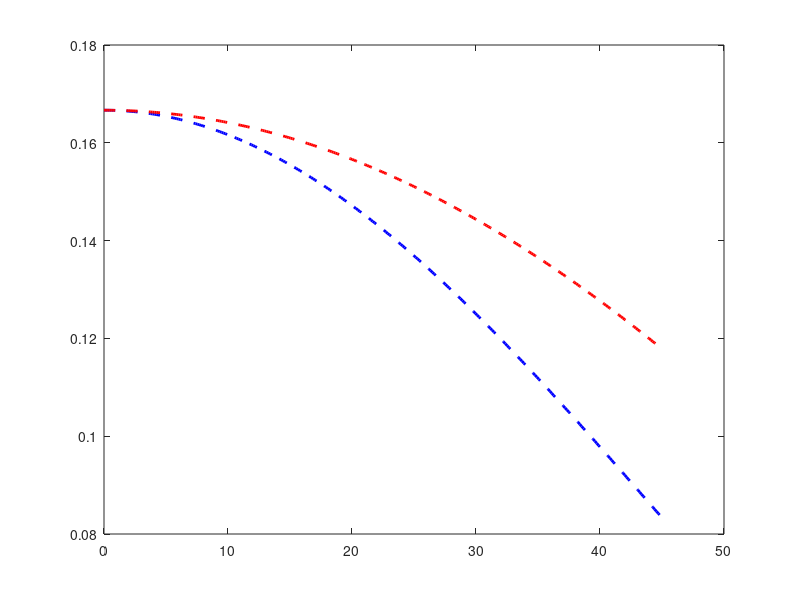

This figure's MATLAB source: (Note: this script raises an error after producing the figure.)
% Inclined Cantilever Beam Deflection Visualization

% Parameters
P = 100;         % Applied load (N)
L = 1.0;         % Beam length (m)
E = 200e9;       % Young's modulus (Pa)
I = 1e-6;        % Second moment of area (m^4)

% Angle range (degrees)
theta_deg = linspace(0, 45, 300);     % from 0° to 90°
theta_rad = deg2rad(theta_deg);       % convert to radians

% Deflections
v_horizontal = P*L^3 / (3*E*I);                         % baseline (horizontal beam)
delta_local = (P .* cos(theta_rad)) .* L^3 ./ (3*E*I);  % local deflection
v_global = delta_local .* cos(theta_rad);               % projected onto global vertical

% Plot
figure;
plot(theta_deg, v_global*1e3, 'b--', 'LineWidth', 2); hold on;
plot(theta_deg, delta_local*1e3, 'r--', 'LineWidth', 2);
yline(v_horizontal*1e3, 'g-', 'LineWidth', 3);

xlabel('\theta (degrees)');
ylabel('Deflection (mm)');
title('Deflection of Inclined Cantilever Beam under Vertical Load');
legend('Global Vertical Deflection v_{max}^{(\theta)}', ...
       'Local Deflection \delta_{local}', ...
       'Cantilever Beam Reference', ...
       'Location', 'southwest');

grid on;
